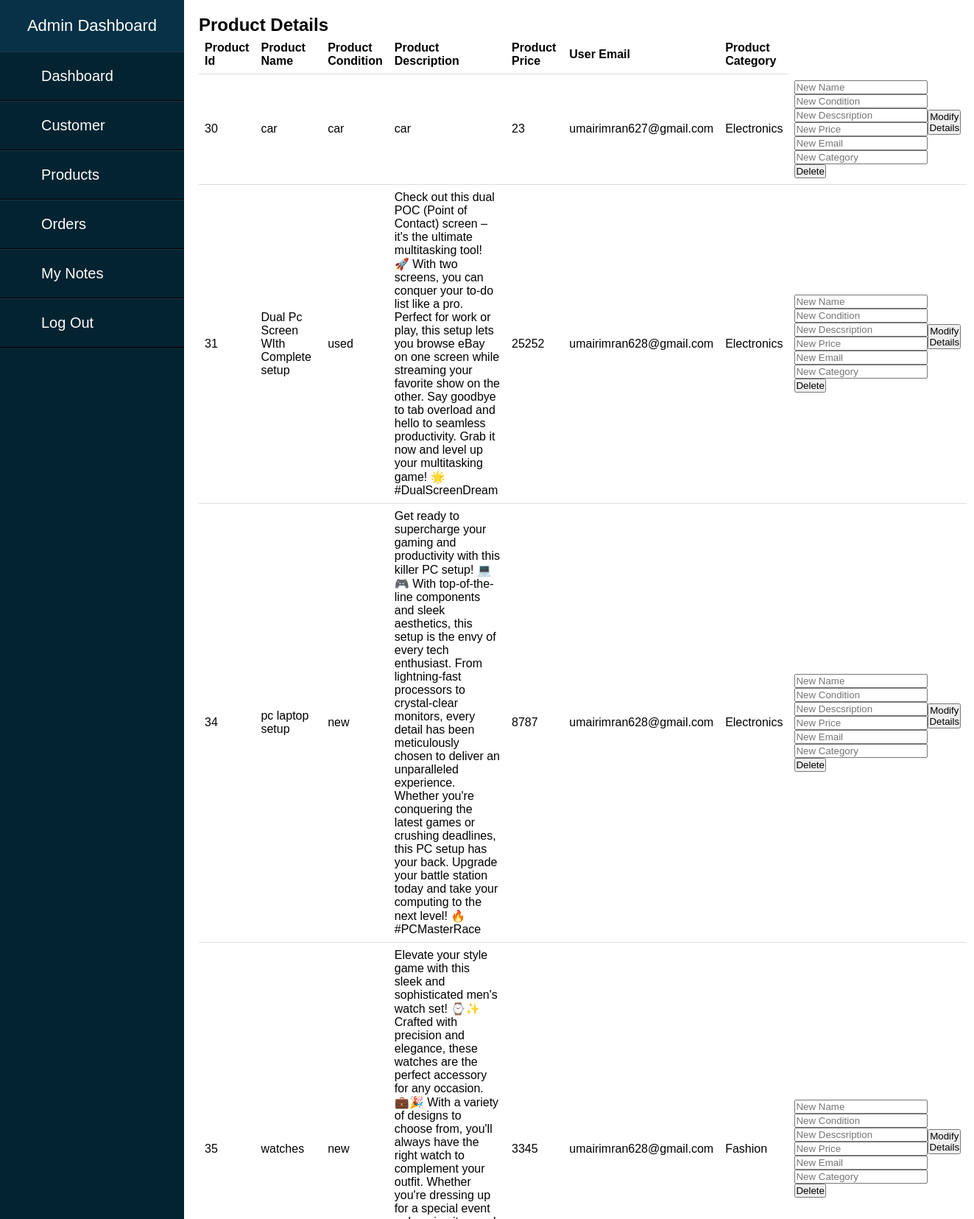
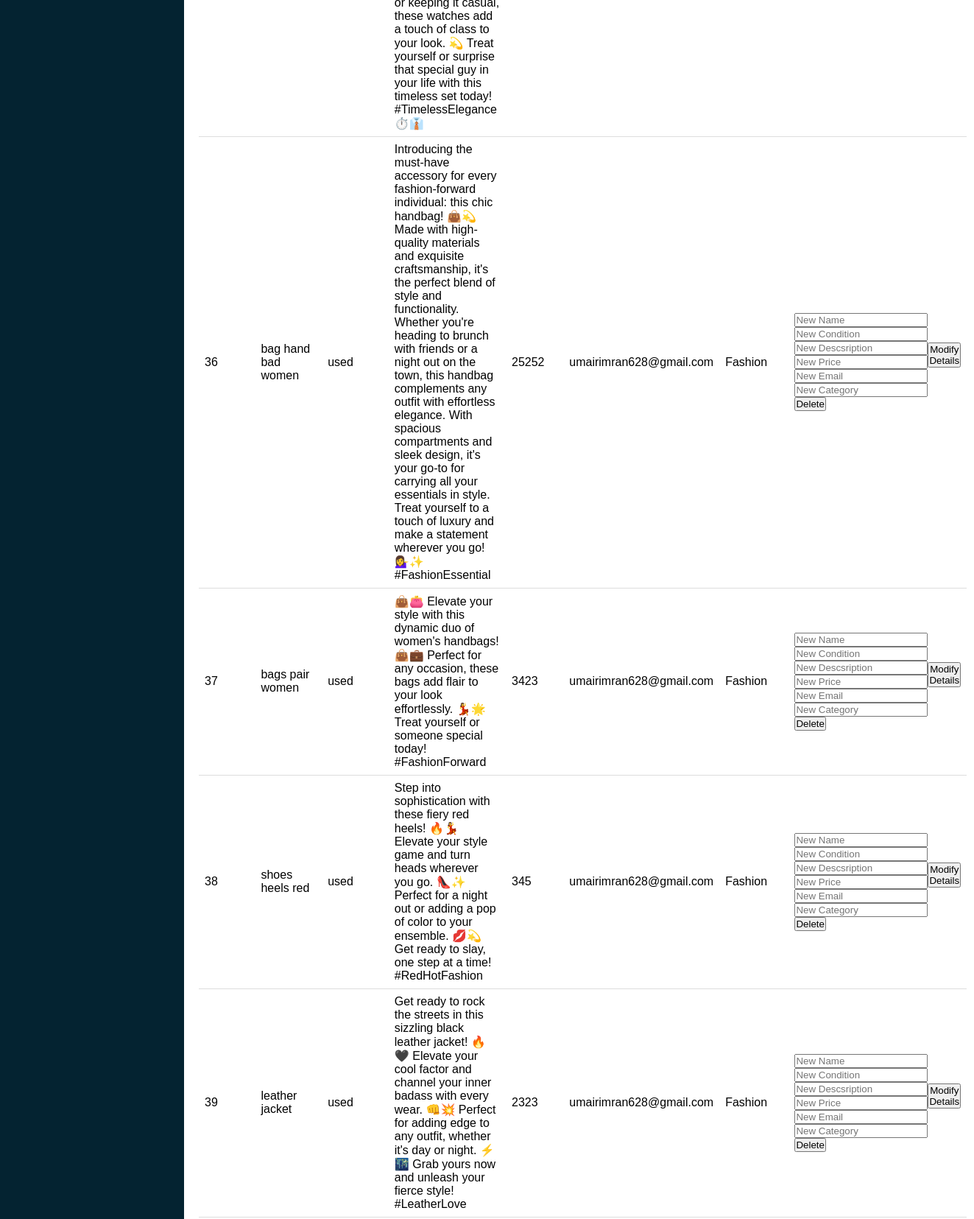
Screenshot of /Products.html (upper part) with the database file from the repository (2 pictures, top to bottom).
### tables this page shows
CREATE TABLE "product" (
	"productId"	INTEGER,
	"productName"	VARCHAR(50),
	"productCondition"	VARCHAR(50),
	"productDescription"	TEXT,
	"productPrice"	INTEGER,
	"userEmail"	INTEGER NOT NULL,
	"category"	INTEGER,
	"sold"	varchar(50),
	PRIMARY KEY("productId" AUTOINCREMENT)
);

### main.py (the view)
@app.route('/Products.html')
def index5():
    conn = sqlite3.connect('database.db')
    cursor = conn.cursor()
    cursor.execute("SELECT PRODUCTID,PRODUCTNAME,PRODUCTCONDITION,PRODUCTDESCRIPTION,PRODUCTPRICE,USEREMAIL,CATEGORY FROM PRODUCT ORDER BY PRODUCTID")
    data = cursor.fetchall()
    conn.close()
    return render_template('Products.html',data=data)

### templates/Products.html (shortened to what this page needs)
<!DOCTYPE html>
<html lang="en">
<head>
    <link rel="stylesheet" href="{{ url_for('static', filename='prd.css') }}">
</head>
<body>
    <div class="sidebar">
        <header>Admin Dashboard</header>
        <ul>
            <li><a href="admin_pg.html">Dashboard</a></li>
            <li><a href="Customer.html">Customer</a></li>
            <li><a href="Products.html">Products</a></li>
            <li><a href="orders.html">Orders</a></li>
            <li><a href="MyNotes.html">My Notes</a></li>
            <li><a href="login_pg.html">Log Out</a></li>
        </ul>
    </div>
    <div class="content">
        <h2>Product Details</h2>
        <div class="notes">
            <table>
                <thead>
                    <tr>
                        <th>Product Id</th>
                        <th>Product Name</th>
                        <th>Product Condition</th>
                        <th>Product Description</th>
                        <th>Product Price</th>
                        <th>User Email</th>
                        <th>Product Category</th>
                    </tr>
                </thead>
                <tbody>
                    {% for row in data %}
                    <tr>
                        <td>{{ row[0] }}</td>
                        <td>{{ row[1] }}</td>
                        <td>{{ row[2] }}</td>
                        <td>{{ row[3] }}</td>
                        <td>{{ row[4] }}</td>
                        <td>{{ row[5] }}</td>
                        <td>{{ row[6] }}</td>
                        <td>
                            <form action="/edit_product" method="post" class="edit-form">
                                <div class="edit-fields">
                                    <input type="text" name="product_name" placeholder="New Name">
                                    <input type="text" name="Product_Condition" placeholder="New Condition">
                                    <input type="text" name="Product_Description" placeholder="New Descsription">
                                    <input type="text" name="Product_Price" placeholder="New Price">
                                    <input type="text" name="User_Email" placeholder="New Email">
                                    <input type="text" name="Product_Category" placeholder="New Category">
                                </div>
                                <button type="submit">Modify Details</button>
                            </form>
                            <form action="/edit_product" method="post">
                                <button type="submit" formaction="/delete_product">Delete</button>
                            </form>
                        </td>
                    </tr>
                    {% endfor %}
                </tbody>
            </table>
        </div>
</body>
</html>

### static/prd.css (style rules this page uses)
html,body { width: 100%; height: 100%; font-family: sans-serif; }
* { margin: 0; padding: 0; list-style: none; text-decoration: none; }
.sidebar { position: fixed; left:0; width:250px; height: 100%; background: #042331; }
.sidebar header { font-size: 22px; color: white; text-align: center; line-height: 70px; background: #063146; user-select: none; }
.sidebar ul a { display: block; height: 100%; width: 100%; line-height: 65px; font-size: 20px; color: white; padding-left: 40px; box-sizing: border-box; border-top: 1px solid rgba(255,255,255,.1); border-bottom: 1px solid black; }
.content { padding: 20px; margin-left: 250px; }
.notes { margin-bottom: 20px; }
table { width: 100%; border-collapse: collapse; }
th, td { padding: 8px; text-align: left; border-bottom: 1px solid #ddd; }
.edit-form { display: flex; align-items: center; }

### rows the page displays
product: productId "30", productName "car", productCondition "car", productDescription "car", productPrice "23", userEmail "umairimran627@gmail.com", category "Electronics"
product: productId "31", productName "Dual Pc Screen WIth Complete setup", productCondition "used", productDescription "Check out this dual POC (Point of Contact) screen – it's the ultimate multitasking tool! 🚀 With two screens, you can conquer your to-do list like a pro. Perfect for work or play, this setup lets you browse eBay on one screen while streaming your favorite show on the other. Say goodbye to tab overload and hello to seamless productivity. Grab it now and level up your multitasking game! 🌟 #DualScreenDream", productPrice "25252", userEmail "umairimran628@gmail.com", category "Electronics"
product: productId "34", productName "pc laptop setup", productCondition "new", productDescription "Get ready to supercharge your gaming and productivity with this killer PC setup! 💻🎮 With top-of-the-line components and sleek aesthetics, this setup is the envy of every tech enthusiast. From lightning-fast processors to crystal-clear monitors, every detail has been meticulously chosen to deliver an unparalleled experience. Whether you're conquering the latest games or crushing deadlines, this PC setup has your back. Upgrade your battle station today and take your computing to the next level! 🔥 #PCMasterRace", productPrice "8787", userEmail "umairimran628@gmail.com", category "Electronics"
product: productId "35", productName "watches", productCondition "new", productDescription "Elevate your style game with this sleek and sophisticated men's watch set! ⌚️✨ Crafted with precision and elegance, these watches are the perfect accessory for any occasion. 💼🎉 With a variety of designs to choose from, you'll always have the right watch to complement your outfit. Whether you're dressing up for a special event or keeping it casual, these watches add a touch of class to your look. 💫 Treat yourself or surprise that special guy in your life with this timeless set today! #TimelessElegance ⏱️👔", productPrice "3345", userEmail "umairimran628@gmail.com", category "Fashion"
product: productId "36", productName "bag hand bad women", productCondition "used", productDescription "Introducing the must-have accessory for every fashion-forward individual: this chic handbag! 👜💫 Made with high-quality materials and exquisite craftsmanship, it's the perfect blend of style and functionality. Whether you're heading to brunch with friends or a night out on the town, this handbag complements any outfit with effortless elegance. With spacious compartments and sleek design, it's your go-to for carrying all your essentials in style. Treat yourself to a touch of luxury and make a statement wherever you go! 💁‍♀️✨ #FashionEssential", productPrice "25252", userEmail "umairimran628@gmail.com", category "Fashion"
product: productId "37", productName "bags pair women", productCondition "used", productDescription "👜👛 Elevate your style with this dynamic duo of women's handbags! 👜💼 Perfect for any occasion, these bags add flair to your look effortlessly. 💃🌟 Treat yourself or someone special today! #FashionForward", productPrice "3423", userEmail "umairimran628@gmail.com", category "Fashion"
product: productId "38", productName "shoes heels red", productCondition "used", productDescription "Step into sophistication with these fiery red heels! 🔥💃 Elevate your style game and turn heads wherever you go. 👠✨ Perfect for a night out or adding a pop of color to your ensemble. 💋💫 Get ready to slay, one step at a time! #RedHotFashion", productPrice "345", userEmail "umairimran628@gmail.com", category "Fashion"
product: productId "39", productName "leather jacket", productCondition "used", productDescription "Get ready to rock the streets in this sizzling black leather jacket! 🔥🖤 Elevate your cool factor and channel your inner badass with every wear. 👊💥 Perfect for adding edge to any outfit, whether it's day or night. ⚡️🌃 Grab yours now and unleash your fierce style! #LeatherLove", productPrice "2323", userEmail "umairimran628@gmail.com", category "Fashion"
